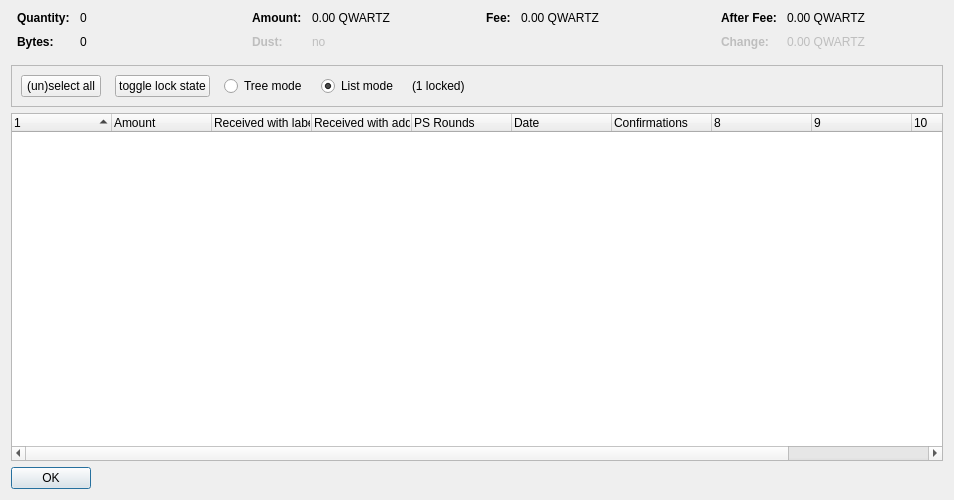
<?xml version="1.0" encoding="UTF-8"?>
<ui version="4.0">
 <class>CoinControlDialog</class>
 <widget class="QDialog" name="CoinControlDialog">
  <property name="geometry">
   <rect>
    <x>0</x>
    <y>0</y>
    <width>954</width>
    <height>500</height>
   </rect>
  </property>
  <property name="windowTitle">
   <string>Coin Selection</string>
  </property>
  <layout class="QVBoxLayout" name="verticalLayout">
   <item>
    <layout class="QHBoxLayout" name="horizontalLayoutTop" stretch="0,0,0,0">
     <property name="topMargin">
      <number>0</number>
     </property>
     <property name="bottomMargin">
      <number>10</number>
     </property>
     <item>
      <layout class="QFormLayout" name="formLayoutCoinControl1">
       <property name="horizontalSpacing">
        <number>10</number>
       </property>
       <property name="verticalSpacing">
        <number>10</number>
       </property>
       <property name="leftMargin">
        <number>6</number>
       </property>
       <property name="rightMargin">
        <number>6</number>
       </property>
       <item row="0" column="0">
        <widget class="QLabel" name="labelCoinControlQuantityText">
         <property name="font">
          <font>
           <weight>75</weight>
           <bold>true</bold>
          </font>
         </property>
         <property name="text">
          <string>Quantity:</string>
         </property>
        </widget>
       </item>
       <item row="0" column="1">
        <widget class="QLabel" name="labelCoinControlQuantity">
         <property name="cursor">
          <cursorShape>IBeamCursor</cursorShape>
         </property>
         <property name="contextMenuPolicy">
          <enum>Qt::ActionsContextMenu</enum>
         </property>
         <property name="text">
          <string notr="true">0</string>
         </property>
         <property name="textInteractionFlags">
          <set>Qt::LinksAccessibleByMouse|Qt::TextSelectableByKeyboard|Qt::TextSelectableByMouse</set>
         </property>
        </widget>
       </item>
       <item row="1" column="0">
        <widget class="QLabel" name="labelCoinControlBytesText">
         <property name="font">
          <font>
           <weight>75</weight>
           <bold>true</bold>
          </font>
         </property>
         <property name="text">
          <string>Bytes:</string>
         </property>
        </widget>
       </item>
       <item row="1" column="1">
        <widget class="QLabel" name="labelCoinControlBytes">
         <property name="cursor">
          <cursorShape>IBeamCursor</cursorShape>
         </property>
         <property name="contextMenuPolicy">
          <enum>Qt::ActionsContextMenu</enum>
         </property>
         <property name="text">
          <string notr="true">0</string>
         </property>
         <property name="textInteractionFlags">
          <set>Qt::LinksAccessibleByMouse|Qt::TextSelectableByKeyboard|Qt::TextSelectableByMouse</set>
         </property>
        </widget>
       </item>
      </layout>
     </item>
     <item>
      <layout class="QFormLayout" name="formLayoutCoinControl2">
       <property name="horizontalSpacing">
        <number>10</number>
       </property>
       <property name="verticalSpacing">
        <number>10</number>
       </property>
       <property name="leftMargin">
        <number>6</number>
       </property>
       <property name="rightMargin">
        <number>6</number>
       </property>
       <item row="0" column="0">
        <widget class="QLabel" name="labelCoinControlAmountText">
         <property name="font">
          <font>
           <weight>75</weight>
           <bold>true</bold>
          </font>
         </property>
         <property name="text">
          <string>Amount:</string>
         </property>
        </widget>
       </item>
       <item row="0" column="1">
        <widget class="QLabel" name="labelCoinControlAmount">
         <property name="cursor">
          <cursorShape>IBeamCursor</cursorShape>
         </property>
         <property name="contextMenuPolicy">
          <enum>Qt::ActionsContextMenu</enum>
         </property>
         <property name="text">
          <string notr="true">0.00 QWARTZ</string>
         </property>
         <property name="textInteractionFlags">
          <set>Qt::LinksAccessibleByMouse|Qt::TextSelectableByKeyboard|Qt::TextSelectableByMouse</set>
         </property>
        </widget>
       </item>
       <item row="1" column="0">
        <widget class="QLabel" name="labelCoinControlLowOutputText">
         <property name="enabled">
          <bool>false</bool>
         </property>
         <property name="font">
          <font>
           <weight>75</weight>
           <bold>true</bold>
          </font>
         </property>
         <property name="text">
          <string>Dust:</string>
         </property>
        </widget>
       </item>
       <item row="1" column="1">
        <widget class="QLabel" name="labelCoinControlLowOutput">
         <property name="enabled">
          <bool>false</bool>
         </property>
         <property name="cursor">
          <cursorShape>IBeamCursor</cursorShape>
         </property>
         <property name="contextMenuPolicy">
          <enum>Qt::ActionsContextMenu</enum>
         </property>
         <property name="text">
          <string notr="true">no</string>
         </property>
         <property name="textInteractionFlags">
          <set>Qt::LinksAccessibleByMouse|Qt::TextSelectableByKeyboard|Qt::TextSelectableByMouse</set>
         </property>
        </widget>
       </item>
      </layout>
     </item>
     <item>
      <layout class="QFormLayout" name="formLayoutCoinControl3">
       <property name="horizontalSpacing">
        <number>10</number>
       </property>
       <property name="verticalSpacing">
        <number>10</number>
       </property>
       <property name="leftMargin">
        <number>6</number>
       </property>
       <property name="rightMargin">
        <number>6</number>
       </property>
       <item row="0" column="0">
        <widget class="QLabel" name="labelCoinControlFeeText">
         <property name="font">
          <font>
           <weight>75</weight>
           <bold>true</bold>
          </font>
         </property>
         <property name="text">
          <string>Fee:</string>
         </property>
        </widget>
       </item>
       <item row="0" column="1">
        <widget class="QLabel" name="labelCoinControlFee">
         <property name="cursor">
          <cursorShape>IBeamCursor</cursorShape>
         </property>
         <property name="contextMenuPolicy">
          <enum>Qt::ActionsContextMenu</enum>
         </property>
         <property name="text">
          <string notr="true">0.00 QWARTZ</string>
         </property>
         <property name="textInteractionFlags">
          <set>Qt::LinksAccessibleByMouse|Qt::TextSelectableByKeyboard|Qt::TextSelectableByMouse</set>
         </property>
        </widget>
       </item>
      </layout>
     </item>
     <item>
      <layout class="QFormLayout" name="formLayoutCoinControl4">
       <property name="horizontalSpacing">
        <number>10</number>
       </property>
       <property name="verticalSpacing">
        <number>10</number>
       </property>
       <property name="leftMargin">
        <number>6</number>
       </property>
       <property name="rightMargin">
        <number>6</number>
       </property>
       <item row="0" column="0">
        <widget class="QLabel" name="labelCoinControlAfterFeeText">
         <property name="font">
          <font>
           <weight>75</weight>
           <bold>true</bold>
          </font>
         </property>
         <property name="text">
          <string>After Fee:</string>
         </property>
        </widget>
       </item>
       <item row="0" column="1">
        <widget class="QLabel" name="labelCoinControlAfterFee">
         <property name="cursor">
          <cursorShape>IBeamCursor</cursorShape>
         </property>
         <property name="contextMenuPolicy">
          <enum>Qt::ActionsContextMenu</enum>
         </property>
         <property name="text">
          <string notr="true">0.00 QWARTZ</string>
         </property>
         <property name="textInteractionFlags">
          <set>Qt::LinksAccessibleByMouse|Qt::TextSelectableByKeyboard|Qt::TextSelectableByMouse</set>
         </property>
        </widget>
       </item>
       <item row="1" column="0">
        <widget class="QLabel" name="labelCoinControlChangeText">
         <property name="enabled">
          <bool>false</bool>
         </property>
         <property name="font">
          <font>
           <weight>75</weight>
           <bold>true</bold>
          </font>
         </property>
         <property name="text">
          <string>Change:</string>
         </property>
        </widget>
       </item>
       <item row="1" column="1">
        <widget class="QLabel" name="labelCoinControlChange">
         <property name="enabled">
          <bool>false</bool>
         </property>
         <property name="cursor">
          <cursorShape>IBeamCursor</cursorShape>
         </property>
         <property name="contextMenuPolicy">
          <enum>Qt::ActionsContextMenu</enum>
         </property>
         <property name="text">
          <string notr="true">0.00 QWARTZ</string>
         </property>
         <property name="textInteractionFlags">
          <set>Qt::LinksAccessibleByMouse|Qt::TextSelectableByKeyboard|Qt::TextSelectableByMouse</set>
         </property>
        </widget>
       </item>
      </layout>
     </item>
    </layout>
   </item>
   <item>
    <widget class="QFrame" name="frame">
     <property name="minimumSize">
      <size>
       <width>0</width>
       <height>40</height>
      </size>
     </property>
     <property name="frameShape">
      <enum>QFrame::StyledPanel</enum>
     </property>
     <property name="frameShadow">
      <enum>QFrame::Sunken</enum>
     </property>
     <layout class="QHBoxLayout" name="horizontalLayout">
      <item>
       <layout class="QHBoxLayout" name="horizontalLayoutPanel" stretch="0,0,0,0,0,0">
        <property name="spacing">
         <number>14</number>
        </property>
        <item>
         <widget class="QPushButton" name="pushButtonSelectAll">
          <property name="sizePolicy">
           <sizepolicy hsizetype="Maximum" vsizetype="Fixed">
            <horstretch>0</horstretch>
            <verstretch>0</verstretch>
           </sizepolicy>
          </property>
          <property name="text">
           <string>(un)select all</string>
          </property>
          <property name="autoDefault">
           <bool>false</bool>
          </property>
         </widget>
        </item>
        <item>
         <widget class="QPushButton" name="pushButtonToggleLock">
          <property name="sizePolicy">
           <sizepolicy hsizetype="Maximum" vsizetype="Fixed">
            <horstretch>0</horstretch>
            <verstretch>0</verstretch>
           </sizepolicy>
          </property>
          <property name="text">
           <string>toggle lock state</string>
          </property>
          <property name="autoDefault">
           <bool>false</bool>
          </property>
         </widget>
        </item>
        <item>
         <widget class="QRadioButton" name="radioTreeMode">
          <property name="sizePolicy">
           <sizepolicy hsizetype="Maximum" vsizetype="Fixed">
            <horstretch>0</horstretch>
            <verstretch>0</verstretch>
           </sizepolicy>
          </property>
          <property name="text">
           <string>Tree mode</string>
          </property>
         </widget>
        </item>
        <item>
         <widget class="QRadioButton" name="radioListMode">
          <property name="sizePolicy">
           <sizepolicy hsizetype="Maximum" vsizetype="Fixed">
            <horstretch>0</horstretch>
            <verstretch>0</verstretch>
           </sizepolicy>
          </property>
          <property name="text">
           <string>List mode</string>
          </property>
          <property name="checked">
           <bool>true</bool>
          </property>
         </widget>
        </item>
        <item>
         <widget class="QLabel" name="labelLocked">
          <property name="text">
           <string>(1 locked)</string>
          </property>
         </widget>
        </item>
        <item>
         <spacer name="horizontalSpacer">
          <property name="orientation">
           <enum>Qt::Horizontal</enum>
          </property>
          <property name="sizeHint" stdset="0">
           <size>
            <width>40</width>
            <height>20</height>
           </size>
          </property>
         </spacer>
        </item>
       </layout>
      </item>
     </layout>
    </widget>
   </item>
   <item>
    <widget class="CoinControlTreeWidget" name="treeWidget">
     <property name="contextMenuPolicy">
      <enum>Qt::CustomContextMenu</enum>
     </property>
     <property name="sortingEnabled">
      <bool>false</bool>
     </property>
     <property name="columnCount">
      <number>11</number>
     </property>
     <attribute name="headerShowSortIndicator" stdset="0">
      <bool>true</bool>
     </attribute>
     <attribute name="headerStretchLastSection">
      <bool>false</bool>
     </attribute>
     <column>
      <property name="text">
       <string/>
      </property>
     </column>
     <column>
      <property name="text">
       <string>Amount</string>
      </property>
     </column>
     <column>
      <property name="text">
       <string>Received with label</string>
      </property>
     </column>
     <column>
      <property name="text">
       <string>Received with address</string>
      </property>
     </column>
     <column>
      <property name="text">
       <string>PS Rounds</string>
      </property>
     </column>
     <column>
      <property name="text">
       <string>Date</string>
      </property>
     </column>
     <column>
      <property name="text">
       <string>Confirmations</string>
      </property>
      <property name="toolTip">
       <string>Confirmed</string>
      </property>
     </column>
     <column>
      <property name="text">
       <string/>
      </property>
     </column>
     <column>
      <property name="text">
       <string/>
      </property>
     </column>
     <column>
      <property name="text">
       <string/>
      </property>
     </column>
     <column>
      <property name="text">
       <string/>
      </property>
     </column>
    </widget>
   </item>
   <item>
    <widget class="QDialogButtonBox" name="buttonBox">
     <property name="sizePolicy">
      <sizepolicy hsizetype="Maximum" vsizetype="Fixed">
       <horstretch>0</horstretch>
       <verstretch>0</verstretch>
      </sizepolicy>
     </property>
     <property name="orientation">
      <enum>Qt::Horizontal</enum>
     </property>
     <property name="standardButtons">
      <set>QDialogButtonBox::Ok</set>
     </property>
    </widget>
   </item>
  </layout>
 </widget>
 <customwidgets>
  <customwidget>
   <class>CoinControlTreeWidget</class>
   <extends>QTreeWidget</extends>
   <header>coincontroltreewidget.h</header>
  </customwidget>
 </customwidgets>
 <resources/>
 <connections/>
</ui>
